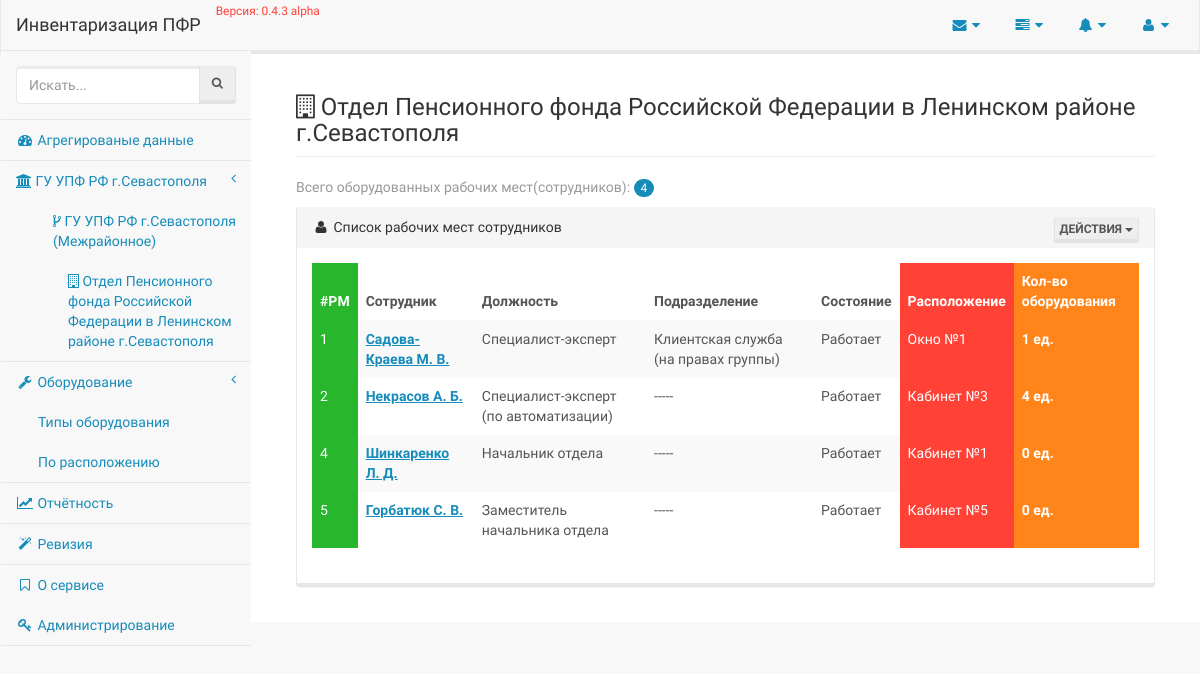
The page /enterprise/3/employees/ on the database as committed earlier.
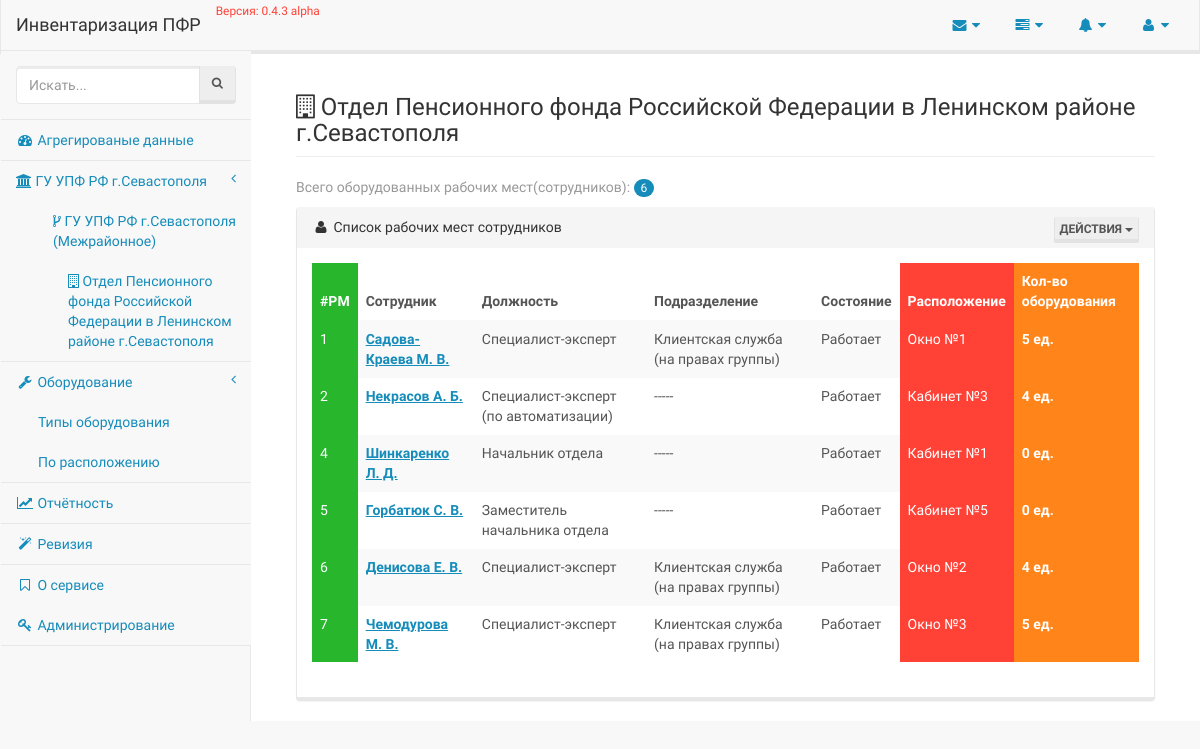
The same page on the database as committed later.
### employee/models/organisation.py (models this page shows, shortened)
class Organisation(models.Model):
    title = models.CharField(_('Наименование'), max_length=80, unique=True, db_index=True)
    short_title = models.CharField(_('Краткое наименование'), max_length=40, unique=True, null=True, blank=True)
    parent = models.ForeignKey('self', related_name='subordinates', default=0, blank=True, null=True, verbose_name='В подчинении')
    @staticmethod
    def all():
        return Organisation.objects.all()
    @staticmethod
    def get(pk):
        return Organisation.objects.get(pk=pk)
    class Meta:
        verbose_name = _('Организация')
        verbose_name_plural = _('Организации')
        app_label = 'employee'

### employee/models/employee.py (models this page shows, shortened)
class Employee(models.Model):
    STATES = [
        [True, _('Работает')],
        [False, _('Уволен')]
    ]
    POSITIONS = [
        [1, _('Специалист-эксперт')],
        [2, _('Ведущий специалист-эксперт')],
        [3, _('Главный специалист-эксперт')],
        [4, _('Старший инспектор')],
        [5, _('Специалист-эксперт (по автоматизации)')],
        [6, _('Руководитель группы')],
        [7, _('Заместитель начальника отдела')],
        [8, _('Начальник отдела')],
        [9, _('Ведущий специалист-эксперт (юрисконсульт)')],
        [10, _('Руководитель клиентской службы')],
        [11, _('Архивариус')],
    ]
    surname = models.CharField(_('Фамилия'), max_length=50, db_index=True)
    firstname = models.CharField(_('Имя'), max_length=25)
    middlename = models.CharField(_('Отчество'), max_length=25)
    organisation = models.ForeignKey(Organisation, verbose_name='Сотрудник организации')
    department = models.ForeignKey(Department, verbose_name='Подразделение', blank=True, null=True)
    phone = models.CharField(_('Телефон'), max_length=25, blank=True, null=True)
    location = models.ForeignKey(Location, verbose_name='Месторасположение', blank=True, null=True)
    updated_at = models.DateTimeField(_('Дата последнего изменения'), auto_now=True)
    created_at = models.DateTimeField(_('Дата создания'), auto_now_add=True)
    state = models.BooleanField(_('Состояние'), choices=STATES, default=True)
    position = models.IntegerField(_('Должность'), choices=POSITIONS, default=1)
    def short_full_name(self):
        return '%s %s. %s.' % (self.surname, self.firstname[:1], self.middlename[:1])
    @staticmethod
    def all():
        return Employee.objects.select_related('organisation', 'department', 'location').all()
    class Meta:
        verbose_name = _('Сотрудник')
        verbose_name_plural = _('Сотрудники')
        ordering = ['id']
        app_label = 'employee'

### employee/models/departments.py (models this page shows, shortened)
class Department(models.Model):
    title = models.CharField(_('Наименование'), max_length=100, unique=True, db_index=True)
    organisation = models.ForeignKey(Organisation, verbose_name='Подразделение относится к')
    class Meta:
        verbose_name = _('Подразделение')
        verbose_name_plural = _('Подразделения')
        app_label = 'employee'

### employee/models/location.py (models this page shows, shortened)
class Location(models.Model):
    emplacement = models.CharField(_('Расположение'), max_length=50, db_index=True, unique=True)
    organisation = models.ForeignKey(Organisation, verbose_name='Находится в организации')
    is_active = models.BooleanField(_('Активно?'), default=True)
    annotation = LocationAnnotations()
    objects = models.Manager()
    class Meta:
        verbose_name = _('Месторасположение')
        verbose_name_plural = _('Месторасположения')
        app_label = 'employee'

### employee/views.py (the view, shortened to what this page needs)
# urls.py: url(r'^(?P<pk>\d+)/employees/$', EmployeesView.as_view(), name='list'),
class EmployeesView(TemplateView):
    template_name = 'employee/list.html'
    page_title = 'Рабочие места'
    collection = None
    organisation = None
    organisation_employees = None
    def dispatch(self, request, *args, **kwargs):
        if kwargs.get('pk'):
            self.collection = Employee.all().filter(organisation=kwargs['pk'])
            self.organisation = Organisation.get(kwargs['pk'])
        else:
            self.collection = Employee.all()
            self.organisation = Organisation.get(0)
        self.organisation_employees = self.organisation.employee_set.count()
        return super(EmployeesView, self).dispatch(request, *args)
    def get(self, request, *args, **kwargs):
        if 'xls' in request.GET:
            return self._export_to_xls()
        return super(EmployeesView, self).get(request, *args, **kwargs)
    def employees(self):
        return self.collection.annotate(equipments_count=Count('equipment'))

### employee/templatetags/organisations_menu.py (called while the page is built)
@register.inclusion_tag('partials/organisations_menu.html')
def organisations_menu():
    menu = Organisation.all().filter(parent=None)
    return {'menu': menu}

### events/templatetags/events.py (called while the page is built)
@register.inclusion_tag('partials/_events.html')
def events():
    logs = LogEntry.objects.select_related('content_type').all().order_by('-action_time')[:10]
    return {'events': logs}

### inventory/__init__.py (called while the page is built)
def appname(request):
    return {'appname': __appname__}

def app_version(request):
    return {'app_version': __version__}

### employee/templates/employee/list.html (shortened to what this page needs)
{% extends 'layouts/application.html' %}
{% block content %}
    <div class="container-fluid">
        <h3 class="page-header">
            <i class="fa fa-building-o" aria-hidden="true"></i>
            {{ view.organisation.title }}
        </h3>
        <p class="text-muted">
            Всего оборудованных рабочих мест(сотрудников):
            <span class="badge">{{ view.organisation_employees }}</span>
        </p>
        {% include 'employee/partials/_list.html' %}
    </div>
{% endblock %}

### templates/layouts/application.html (shortened to what this page needs)
{% load staticfiles %}
<!DOCTYPE html>
<html lang="en">
<head>
    <link href="{% static 'css/dist/bootstrap.min.css' %}" rel="stylesheet">
    <link href="{% static 'css/dist/sb-admin-2.css' %}" rel="stylesheet">
    <link href="{% static 'css/dist/fonts/font-awesome/css/font-awesome.min.css' %}" rel="stylesheet" type="text/css">
</head>
<body>
    <div id="wrapper">
        <nav class="navbar navbar-default navbar-static-top" role="navigation" style="margin-bottom: 0">
            {% include 'partials/navigation.html' %}
            {% include 'partials/sidebar.html' %}
        </nav>
        <div id="page-wrapper">
            <div class="class">
                {% block content %}
                {% endblock %}
            </div>
        </div>
    </div>
</body>
</html>

### templates/partials/navigation.html (shortened to what this page needs)
{% load events %}
<div class="navbar-header">
    <a class="navbar-brand" href="{% url 'dashboard' %}">{{ appname }}</a>
    <small class="text-danger">Версия: {{ app_version }}</small>
</div>
<ul class="nav navbar-top-links navbar-right">
    <li class="dropdown">
        <a class="dropdown-toggle" data-toggle="dropdown" href="#">
            <i class="fa fa-envelope fa-fw"></i>  <i class="fa fa-caret-down"></i>
        </a>
    </li>
    <li class="dropdown">
        <a class="dropdown-toggle" data-toggle="dropdown" href="#">
            <i class="fa fa-tasks fa-fw"></i>  <i class="fa fa-caret-down"></i>
        </a>
    </li>
    <li class="dropdown">
        <a class="dropdown-toggle" data-toggle="dropdown" href="#">
            <i class="fa fa-bell fa-fw"></i>  <i class="fa fa-caret-down"></i>
        </a>
    </li>
    <li class="dropdown">
        <a class="dropdown-toggle" data-toggle="dropdown" href="#">
            <i class="fa fa-user fa-fw"></i>  <i class="fa fa-caret-down"></i>
        </a>
    </li>
</ul>

### templates/partials/sidebar.html
{% load organisations_menu %}
<div class="navbar-default sidebar" role="navigation">
    <div class="sidebar-nav navbar-collapse">
        <ul class="nav" id="side-menu">
            <li class="sidebar-search">
                <div class="input-group custom-search-form">
                    <input type="text" class="form-control" placeholder="Искать...">
                    <span class="input-group-btn">
                    <button class="btn btn-default" type="button">
                        <i class="fa fa-search"></i>
                    </button>
                </span>
                </div>
            </li>
            <li>
                <a href="index.html"><i class="fa fa-dashboard fa-fw"></i> Агрегированые данные</a>
            </li>
            {% organisations_menu %}
            <li>
                <a href="{% url 'equipment:index' %}"><i class="fa fa-wrench fa-fw"></i> Оборудование <span class="fa arrow"></a>
                <ul class="nav nav-second-level">
                    <li>
                        <a href="{% url 'equipment:types' %}">Типы оборудования</a>
                    </li>
                    <li>
                        <a href="{% url 'equipment:locations' %}">По расположению</a>
                    </li>
                </ul>
            </li>
            <li>
                <a href="{% url 'reports' %}"><i class="fa fa-line-chart fa-fw"></i> Отчётность</a>
            </li>
            <li>
                <a href="#"><i class="fa fa-magic fa-fw"></i> Ревизия</a>
            </li>
            <li>
                <a href="#"><i class="fa fa-bookmark-o fa-fw"></i> О сервисе</a>
                <a href="{% url 'admin:index' %}"><i class="fa fa-key fa-fw"></i> Администрирование</a>
            </li>
        </ul>
    </div>
</div>

### templates/partials/organisations_menu.html
{% for item in menu %}
    <li>
        <a href="{% url 'employee:list' pk=item.pk %}">
            <span class="fa fa-institution"> </span>
            {{ item.title }}
            <span class="fa arrow"></span>
        </a>
            <ul class="nav nav-third-level">
                {% for subordinate in item.subordinates.all %}
                    <li>
                        <a href="{% url 'employee:list' pk=subordinate.pk %}">
                            <span class="fa fa-code-fork"> </span>
                            {{ subordinate.title }}
                        </a>
                            <ul class="nav nav-fourth-level">
                                {% for sub in subordinate.subordinates.all %}
                                    <li>
                                        <a href="{% url 'employee:list' pk=sub.pk %}">
                                            <span class="fa fa-building-o"> </span>
                                            {{ sub.title }}
                                        </a>
                                    </li>
                                {% endfor %}
                            </ul>
                    </li>
                {% endfor %}
            </ul>
    </li>
{% endfor %}

### employee/templates/employee/partials/_list.html (shortened to what this page needs)
<div class="panel panel-default">
    <div class="panel-heading">
        <i class="fa fa-user fa-fw"></i> Список рабочих мест сотрудников
        <div class="pull-right">
            <div class="btn-group">
                <button type="button" class="btn btn-default btn-xs dropdown-toggle" data-toggle="dropdown">
                    Действия
                    <span class="caret"></span>
                </button>
            </div>
        </div>
    </div>
    <div class="panel-body">
        <div class="row">
            <div class="col-lg-12">
                <div class="table-responsive">
                    <table class="table table-hover table-striped">
                        <thead>
                            <tr>
                                <th class="success">#РМ</th>
                                <th><b>Сотрудник</b></th>
                                <th>Должность</th>
                                <th>Подразделение</th>
                                <th>Состояние</th>
                                <th class="danger">Расположение</th>
                                <th class="warning">Кол-во оборудования</th>
                            </tr>
                        </thead>
                        <tbody>
                            {% for employee in view.employees %}
                                <tr>
                                    <td class="success">
                                        {{ employee.id }}
                                    </td>
                                    <td>
                                        <a href="{% url 'employee:detail' employee_pk=employee.id %}">
                                            <b>{{ employee.short_full_name }}</b>
                                        </a>
                                    </td>
                                    <td>{{ employee.get_position_display }}</td>
                                    <td>{{ employee.department.title|default:'-----' }}</td>
                                    <td>{{ employee.get_state_display }}</td>
                                    <td class="danger">
                                        {{ employee.location.emplacement }}
                                    </td>
                                    <td class="warning">
                                        <b>{{ employee.equipments_count }} ед.</b>
                                    </td>
                                </tr>
                            {% empty %}
                                <td colspan="7">
                                    <p class="text-center text-danger">Данные будут доступны в стабильном релизе!</p>
                                </td>
                            {% endfor %}
                        </tbody>
                    </table>
                </div>
            </div>
        </div>
    </div>
</div>

Rows that differ between the two databases and show on the page:
computed for Employee "Садова-Краева М. В.": equipments_count "1" → "5"
added Employee: id "6", short_full_name "Денисова Е. В.", position "Специалист-эксперт", department "Клиентская служба (на правах группы)", state "Работает", location.emplacement "Окно №2", equipments_count "4"
added Employee: id "7", short_full_name "Чемодурова М. В.", position "Специалист-эксперт", department "Клиентская служба (на правах группы)", state "Работает", location.emplacement "Окно №3", equipments_count "5"
Other text that changed with them:
{{ view.organisation_employees }}: "4" → "6"
